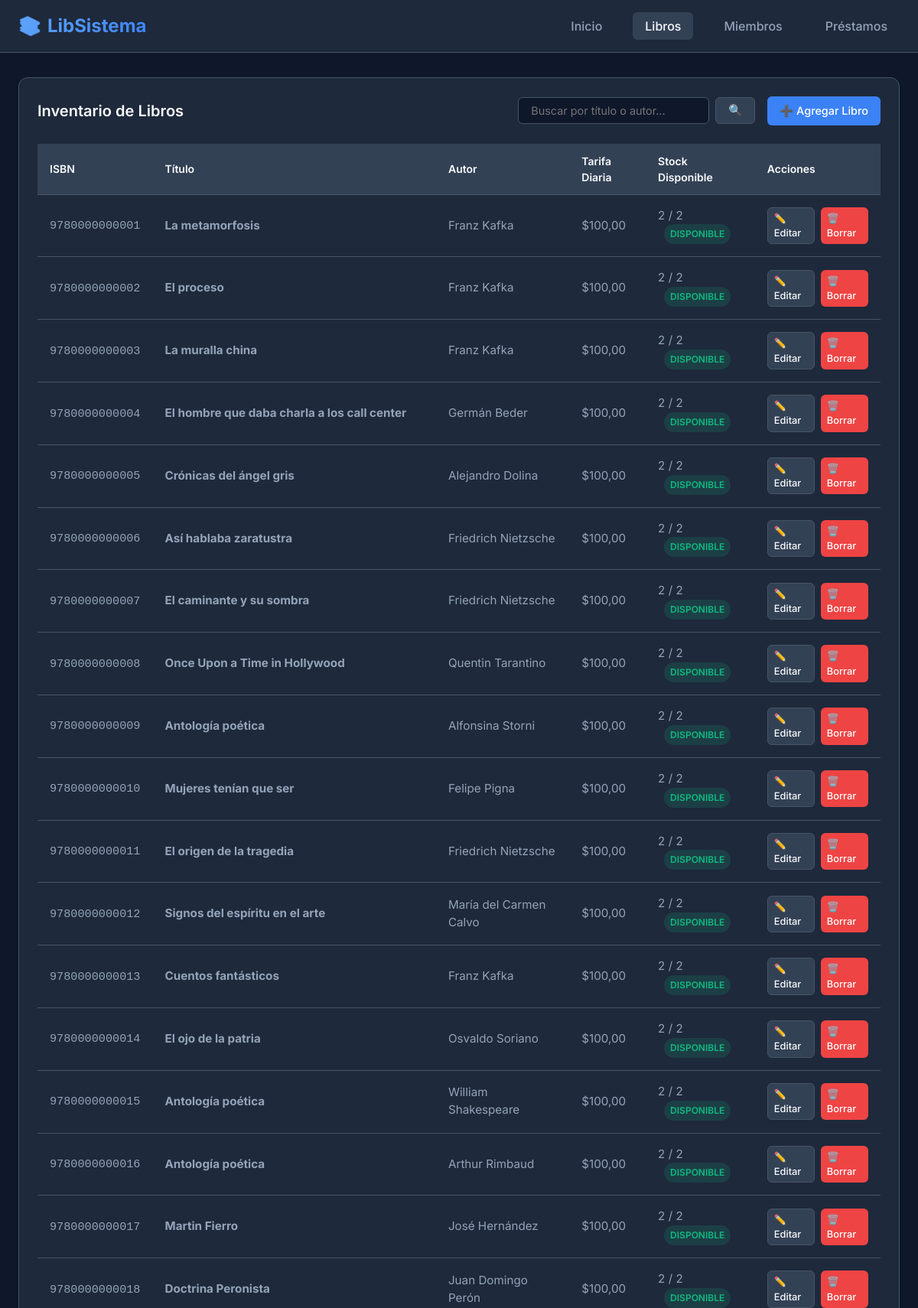
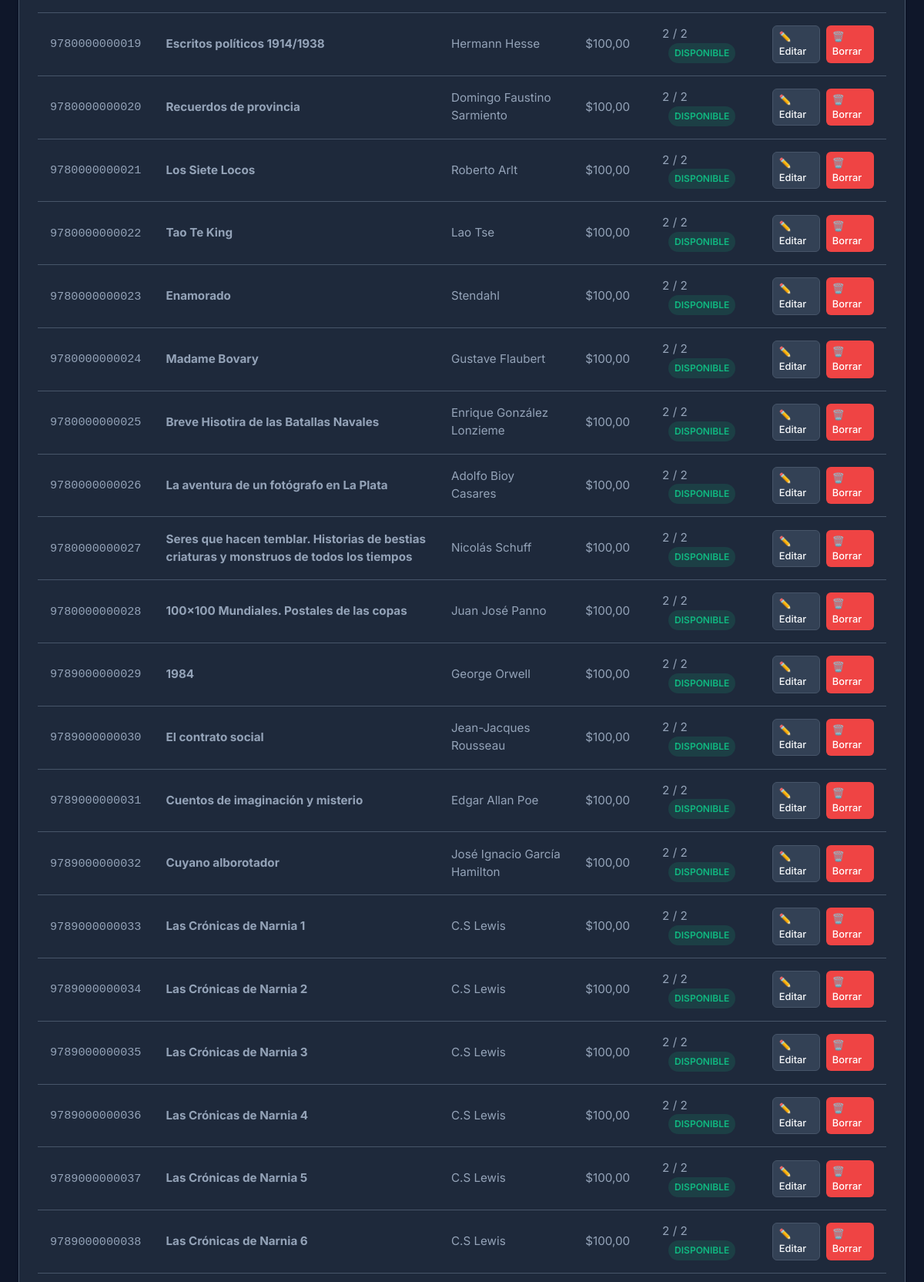
The app's page /libros/ (upper part) with its own data (2 pictures, top to bottom).
### biblioteca/models.py (models this page shows, shortened)
class Libro(models.Model):
    isbn = models.CharField(max_length=13, primary_key=True, verbose_name="ISBN")
    titulo = models.CharField(max_length=255, verbose_name="Título")
    autor = models.CharField(max_length=255, verbose_name="Autor")
    cantidad_total = models.PositiveIntegerField(default=1, verbose_name="Cantidad Total")
    tarifa_diaria = models.DecimalField(max_digits=10, decimal_places=2, default=0.00, verbose_name="Tarifa Diaria")
    @property
    def ejemplares_prestados(self):
        return self.prestamo_set.filter(fecha_dev_real__isnull=True).count()
    @property
    def ejemplares_disponibles(self):
        disponibles = self.cantidad_total - self.ejemplares_prestados
        return max(0, disponibles)

### biblioteca/views.py (the view)
# urls.py: path('libros/', views.libro_list, name='libro_list'),
def libro_list(request):
    query = request.GET.get('q', '')
    if query:
        libros = Libro.objects.filter(
            Q(titulo__icontains=query) | Q(autor__icontains=query)
        )
    else:
        libros = Libro.objects.all()
    return render(request, 'biblioteca/libro_list.html', {'libros': libros, 'query': query})

### biblioteca/templates/biblioteca/libro_list.html (shortened to what this page needs)
{% extends 'biblioteca/base.html' %}
{% block content %}
<div class="card-section">
    <div class="section-header">
        <h1 class="section-title">Inventario de Libros</h1>
        <div style="display: flex; gap: 1rem; align-items: center; flex-wrap: wrap;">
            <form method="GET" style="display: flex; gap: 0.5rem;">
                <input type="text" name="q" placeholder="Buscar por título o autor..." value="{{ query }}" class="form-control" style="width: 250px; padding: 0.5rem 1rem; font-size: 0.9rem;">
                <button type="submit" class="btn btn-secondary">🔍</button>
            </form>
            <a href="{% url 'libro_create' %}" class="btn btn-primary">➕ Agregar Libro</a>
        </div>
    </div>
    <div class="table-responsive">
        <table>
            <thead>
                <tr>
                    <th>ISBN</th>
                    <th>Título</th>
                    <th>Autor</th>
                    <th>Tarifa Diaria</th>
                    <th>Stock Disponible</th>
                    <th>Acciones</th>
                </tr>
            </thead>
            <tbody>
                {% for libro in libros %}
                <tr>
                    <td><code>{{ libro.isbn }}</code></td>
                    <td><strong>{{ libro.titulo }}</strong></td>
                    <td>{{ libro.autor }}</td>
                    <td>${{ libro.tarifa_diaria }}</td>
                    <td>
                        {{ libro.ejemplares_disponibles }} / {{ libro.cantidad_total }}
                        {% if libro.ejemplares_disponibles == 0 %}
                            <span class="badge badge-nostock" style="margin-left: 0.5rem;">Agotado</span>
                        {% else %}
                            <span class="badge badge-instock" style="margin-left: 0.5rem;">Disponible</span>
                        {% endif %}
                    </td>
                    <td>
                        <div style="display: flex; gap: 0.5rem;">
                            <a href="{% url 'libro_update' libro.isbn %}" class="btn btn-secondary btn-sm">✏️ Editar</a>
                            <a href="{% url 'libro_delete' libro.isbn %}" class="btn btn-danger btn-sm" onclick="return confirm('¿Seguro que deseas eliminar este libro?');">🗑️ Borrar</a>
                        </div>
                    </td>
                </tr>
                {% empty %}
                <tr>
                    <td colspan="6" style="text-align: center;">No hay libros registrados en el inventario.</td>
                </tr>
                {% endfor %}
            </tbody>
        </table>
    </div>
</div>
{% endblock %}

### biblioteca/static/biblioteca/css/style.css (style rules this page uses)
:root { --bg-primary: #0f172a; --bg-secondary: #1e293b; --bg-accent: #334155; --text-primary: #f8fafc; --text-secondary: #94a3b8; --primary-color: #3b82f6; --primary-hover: #2563eb; --success: #10b981; --warning: #f59e0b; --danger: #ef4444; --border-color: #475569; --font-family: 'Inter', system-ui, -apple-system, sans-serif; --radius-sm: 6px; --radius-md: 12px; --radius-lg: 16px; --shadow-md: 0 4px 6px -1px rgb(0 0 0 / 0.1), 0 2px 4px -2px rgb(0 0 0 / 0.1); --transition: all 0.2s cubic-bezier(0.4, 0, 0.2, 1); }
* { margin: 0; padding: 0; box-sizing: border-box; }
body { background-color: var(--bg-primary); color: var(--text-primary); font-family: var(--font-family); min-height: 100vh; display: flex; flex-direction: column; line-height: 1.5; }
.card-section { background-color: var(--bg-secondary); border: 1px solid var(--border-color); border-radius: var(--radius-md); padding: 1.5rem; box-shadow: var(--shadow-md); margin-bottom: 2rem; }
.section-header { display: flex; justify-content: space-between; align-items: center; margin-bottom: 1.5rem; flex-wrap: wrap; gap: 1rem; }
.section-title { font-size: 1.25rem; font-weight: 600; }
.table-responsive { width: 100%; overflow-x: auto; }
table { width: 100%; border-collapse: collapse; text-align: left; }
th { background-color: var(--bg-accent); color: var(--text-primary); font-weight: 600; padding: 0.75rem 1rem; font-size: 0.875rem; border-bottom: 1px solid var(--border-color); }
td { padding: 1rem; border-bottom: 1px solid var(--border-color); color: var(--text-secondary); font-size: 0.95rem; }
.badge { display: inline-block; padding: 0.25rem 0.5rem; font-size: 0.75rem; font-weight: 600; border-radius: 50px; text-transform: uppercase; }
.badge-instock { background-color: rgba(16, 185, 129, 0.15); color: var(--success); }
.btn { display: inline-flex; align-items: center; justify-content: center; gap: 0.5rem; padding: 0.5rem 1rem; border-radius: var(--radius-sm); font-weight: 500; text-decoration: none; cursor: pointer; border: none; transition: var(--transition); font-size: 0.9rem; }
.btn-primary { background-color: var(--primary-color); color: white; }
.btn-secondary { background-color: var(--bg-accent); color: var(--text-primary); border: 1px solid var(--border-color); }
.btn-danger { background-color: var(--danger); color: white; }
.btn-sm { padding: 0.25rem 0.5rem; font-size: 0.8rem; }
.form-control { width: 100%; padding: 0.75rem 1rem; background-color: var(--bg-primary); border: 1px solid var(--border-color); border-radius: var(--radius-sm); color: var(--text-primary); font-family: inherit; font-size: 1rem; transition: var(--transition); }

### records on screen
Libro: isbn "9780000000001", titulo "La metamorfosis", autor "Franz Kafka", tarifa_diaria "100,00", ejemplares_disponibles "2", cantidad_total "2", shows "DISPONIBLE"
Libro: isbn "9780000000002", titulo "El proceso", autor "Franz Kafka", tarifa_diaria "100,00", ejemplares_disponibles "2", cantidad_total "2", shows "DISPONIBLE"
Libro: isbn "9780000000003", titulo "La muralla china", autor "Franz Kafka", tarifa_diaria "100,00", ejemplares_disponibles "2", cantidad_total "2", shows "DISPONIBLE"
Libro: isbn "9780000000004", titulo "El hombre que daba charla a los call center", autor "Germán Beder", tarifa_diaria "100,00", ejemplares_disponibles "2", cantidad_total "2", shows "DISPONIBLE"
Libro: isbn "9780000000005", titulo "Crónicas del ángel gris", autor "Alejandro Dolina", tarifa_diaria "100,00", ejemplares_disponibles "2", cantidad_total "2", shows "DISPONIBLE"
Libro: isbn "9780000000006", titulo "Así hablaba zaratustra", autor "Friedrich Nietzsche", tarifa_diaria "100,00", ejemplares_disponibles "2", cantidad_total "2", shows "DISPONIBLE"
Libro: isbn "9780000000007", titulo "El caminante y su sombra", autor "Friedrich Nietzsche", tarifa_diaria "100,00", ejemplares_disponibles "2", cantidad_total "2", shows "DISPONIBLE"
Libro: isbn "9780000000008", titulo "Once Upon a Time in Hollywood", autor "Quentin Tarantino", tarifa_diaria "100,00", ejemplares_disponibles "2", cantidad_total "2", shows "DISPONIBLE"
Libro: isbn "9780000000009", titulo "Antología poética", autor "Alfonsina Storni", tarifa_diaria "100,00", ejemplares_disponibles "2", cantidad_total "2", shows "DISPONIBLE"
Libro: isbn "9780000000010", titulo "Mujeres tenían que ser", autor "Felipe Pigna", tarifa_diaria "100,00", ejemplares_disponibles "2", cantidad_total "2", shows "DISPONIBLE"
Libro: isbn "9780000000011", titulo "El origen de la tragedia", autor "Friedrich Nietzsche", tarifa_diaria "100,00", ejemplares_disponibles "2", cantidad_total "2", shows "DISPONIBLE"
Libro: isbn "9780000000012", titulo "Signos del espíritu en el arte", autor "María del Carmen Calvo", tarifa_diaria "100,00", ejemplares_disponibles "2", cantidad_total "2", shows "DISPONIBLE"
Libro: isbn "9780000000013", titulo "Cuentos fantásticos", autor "Franz Kafka", tarifa_diaria "100,00", ejemplares_disponibles "2", cantidad_total "2", shows "DISPONIBLE"
Libro: isbn "9780000000014", titulo "El ojo de la patria", autor "Osvaldo Soriano", tarifa_diaria "100,00", ejemplares_disponibles "2", cantidad_total "2", shows "DISPONIBLE"
Libro: isbn "9780000000015", titulo "Antología poética", autor "William Shakespeare", tarifa_diaria "100,00", ejemplares_disponibles "2", cantidad_total "2", shows "DISPONIBLE"
Libro: isbn "9780000000016", titulo "Antología poética", autor "Arthur Rimbaud", tarifa_diaria "100,00", ejemplares_disponibles "2", cantidad_total "2", shows "DISPONIBLE"
Libro: isbn "9780000000017", titulo "Martin Fierro", autor "José Hernández", tarifa_diaria "100,00", ejemplares_disponibles "2", cantidad_total "2", shows "DISPONIBLE"
Libro: isbn "9780000000018", titulo "Doctrina Peronista", autor "Juan Domingo Perón", tarifa_diaria "100,00", ejemplares_disponibles "2", cantidad_total "2", shows "DISPONIBLE"
Libro: isbn "9780000000019", titulo "Escritos políticos 1914/1938", autor "Hermann Hesse", tarifa_diaria "100,00", ejemplares_disponibles "2", cantidad_total "2", shows "DISPONIBLE"
Libro: isbn "9780000000020", titulo "Recuerdos de provincia", autor "Domingo Faustino Sarmiento", tarifa_diaria "100,00", ejemplares_disponibles "2", cantidad_total "2", shows "DISPONIBLE"
Libro: isbn "9780000000021", titulo "Los Siete Locos", autor "Roberto Arlt", tarifa_diaria "100,00", ejemplares_disponibles "2", cantidad_total "2", shows "DISPONIBLE"
Libro: isbn "9780000000022", titulo "Tao Te King", autor "Lao Tse", tarifa_diaria "100,00", ejemplares_disponibles "2", cantidad_total "2", shows "DISPONIBLE"
Libro: isbn "9780000000023", titulo "Enamorado", autor "Stendahl", tarifa_diaria "100,00", ejemplares_disponibles "2", cantidad_total "2", shows "DISPONIBLE"
Libro: isbn "9780000000024", titulo "Madame Bovary", autor "Gustave Flaubert", tarifa_diaria "100,00", ejemplares_disponibles "2", cantidad_total "2", shows "DISPONIBLE"
Libro: isbn "9780000000025", titulo "Breve Hisotira de las Batallas Navales", autor "Enrique González Lonzieme", tarifa_diaria "100,00", ejemplares_disponibles "2", cantidad_total "2", shows "DISPONIBLE"
Libro: isbn "9780000000026", titulo "La aventura de un fotógrafo en La Plata", autor "Adolfo Bioy Casares", tarifa_diaria "100,00", ejemplares_disponibles "2", cantidad_total "2", shows "DISPONIBLE"
Libro: isbn "9780000000027", titulo "Seres que hacen temblar. Historias de bestias criaturas y monstruos de todos los tiempos", autor "Nicolás Schuff", tarifa_diaria "100,00", ejemplares_disponibles "2", cantidad_total "2", shows "DISPONIBLE"
Libro: isbn "9780000000028", titulo "100x100 Mundiales. Postales de las copas", autor "Juan José Panno", tarifa_diaria "100,00", ejemplares_disponibles "2", cantidad_total "2", shows "DISPONIBLE"
Libro: isbn "9789000000029", titulo "1984", autor "George Orwell", tarifa_diaria "100,00", ejemplares_disponibles "2", cantidad_total "2", shows "DISPONIBLE"
Libro: isbn "9789000000030", titulo "El contrato social", autor "Jean-Jacques Rousseau", tarifa_diaria "100,00", ejemplares_disponibles "2", cantidad_total "2", shows "DISPONIBLE"
Libro: isbn "9789000000031", titulo "Cuentos de imaginación y misterio", autor "Edgar Allan Poe", tarifa_diaria "100,00", ejemplares_disponibles "2", cantidad_total "2", shows "DISPONIBLE"
Libro: isbn "9789000000032", titulo "Cuyano alborotador", autor "José Ignacio García Hamilton", tarifa_diaria "100,00", ejemplares_disponibles "2", cantidad_total "2", shows "DISPONIBLE"
Libro: isbn "9789000000033", titulo "Las Crónicas de Narnia 1", autor "C.S Lewis", tarifa_diaria "100,00", ejemplares_disponibles "2", cantidad_total "2", shows "DISPONIBLE"
Libro: isbn "9789000000034", titulo "Las Crónicas de Narnia 2", autor "C.S Lewis", tarifa_diaria "100,00", ejemplares_disponibles "2", cantidad_total "2", shows "DISPONIBLE"
Libro: isbn "9789000000035", titulo "Las Crónicas de Narnia 3", autor "C.S Lewis", tarifa_diaria "100,00", ejemplares_disponibles "2", cantidad_total "2", shows "DISPONIBLE"
Libro: isbn "9789000000036", titulo "Las Crónicas de Narnia 4", autor "C.S Lewis", tarifa_diaria "100,00", ejemplares_disponibles "2", cantidad_total "2", shows "DISPONIBLE"
Libro: isbn "9789000000037", titulo "Las Crónicas de Narnia 5", autor "C.S Lewis", tarifa_diaria "100,00", ejemplares_disponibles "2", cantidad_total "2", shows "DISPONIBLE"
Libro: isbn "9789000000038", titulo "Las Crónicas de Narnia 6", autor "C.S Lewis", tarifa_diaria "100,00", ejemplares_disponibles "2", cantidad_total "2", shows "DISPONIBLE"
